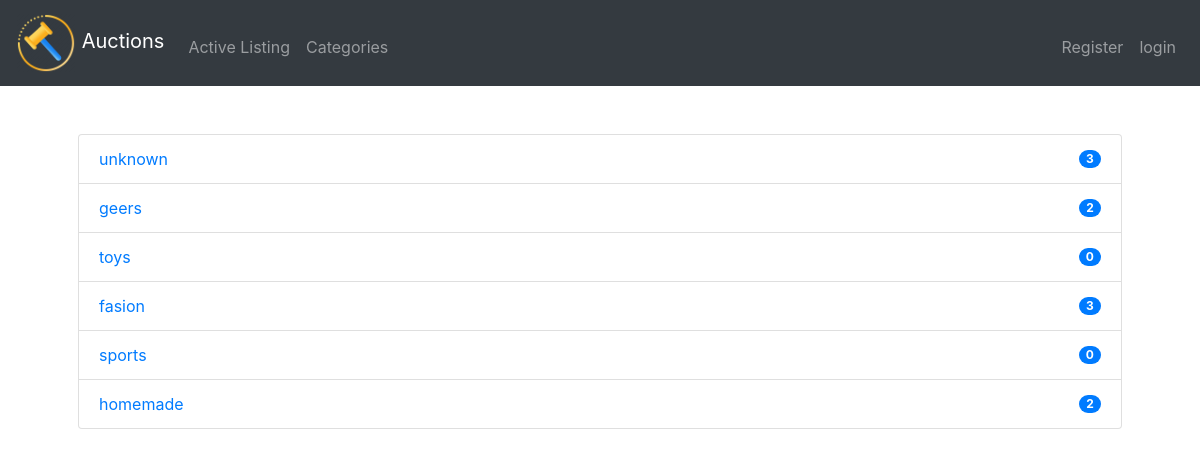
The page /categories on the database its author committed.
### auctions/models.py (models this page shows, shortened)
class Category(models.Model):
	name  = models.CharField(max_length=64, null=False, blank=False, unique=True)
	class Meta:
		verbose_name = "category"
		verbose_name_plural = "Categories"

### auctions/views.py (the view)
# urls.py: path("categories", get_categories, name="categories"),
def get_categories(request):
    template_name = 'auctions/categories.html'
    categories = Category.objects.all()
    return render(request, template_name, {"categories": categories})

### auctions/templates/auctions/categories.html (shortened to what this page needs)
{% extends "layout.html" %}
{% block main %}
    <ul class="list-group">
      {% for category in  categories%}
        <li class="list-group-item d-flex justify-content-between align-items-center">
          <a href="{% url 'auctions:category' category.name %}">{{category.name}}</a>
          <span class="badge badge-primary badge-pill">{{category.list.count}}</span>
        </li>
      {% endfor %}
    </ul>
{% endblock %}

### rows shown on the page
Category: name "unknown", list.count "3"
Category: name "geers", list.count "2"
Category: name "toys", list.count "0"
Category: name "fasion", list.count "3"
Category: name "sports", list.count "0"
Category: name "homemade", list.count "2"
